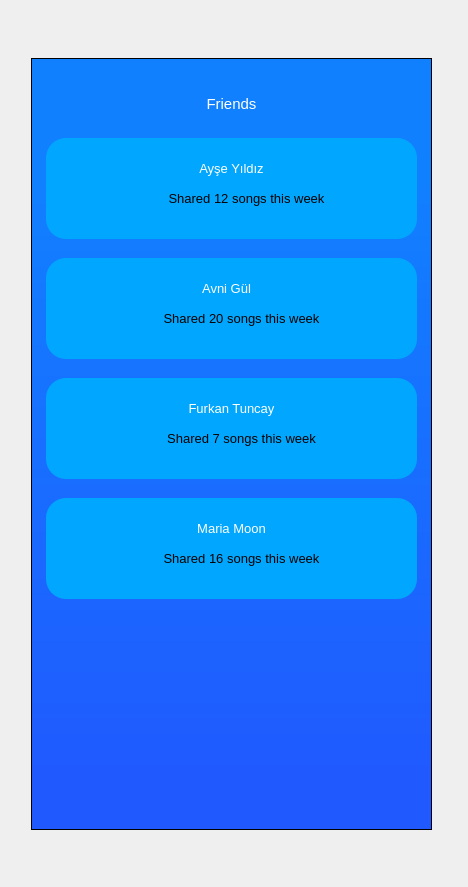
<?xml version="1.0" encoding="UTF-8"?>
<ui version="4.0">
 <class>MAIN</class>
 <widget class="QWidget" name="MAIN">
  <property name="geometry">
   <rect>
    <x>0</x>
    <y>0</y>
    <width>468</width>
    <height>887</height>
   </rect>
  </property>
  <property name="minimumSize">
   <size>
    <width>468</width>
    <height>887</height>
   </size>
  </property>
  <property name="maximumSize">
   <size>
    <width>468</width>
    <height>887</height>
   </size>
  </property>
  <property name="windowTitle">
   <string>Apollo</string>
  </property>
  <widget class="QLabel" name="label">
   <property name="geometry">
    <rect>
     <x>0</x>
     <y>0</y>
     <width>463</width>
     <height>901</height>
    </rect>
   </property>
   <property name="minimumSize">
    <size>
     <width>463</width>
     <height>901</height>
    </size>
   </property>
   <property name="maximumSize">
    <size>
     <width>463</width>
     <height>901</height>
    </size>
   </property>
   <property name="text">
    <string/>
   </property>
   <property name="pixmap">
    <pixmap>img/phone.png</pixmap>
   </property>
   <property name="scaledContents">
    <bool>true</bool>
   </property>
  </widget>
  <widget class="QFrame" name="friendsFrame">
   <property name="geometry">
    <rect>
     <x>31</x>
     <y>58</y>
     <width>401</width>
     <height>772</height>
    </rect>
   </property>
   <property name="styleSheet">
    <string notr="true">background: qlineargradient(spread:pad, x1:0, y1:1, x2:0, y2:0, stop:0.0738636 #205AFF, stop:0.840909 #1180FF);</string>
   </property>
   <property name="frameShape">
    <enum>QFrame::StyledPanel</enum>
   </property>
   <property name="frameShadow">
    <enum>QFrame::Raised</enum>
   </property>
   <widget class="QPushButton" name="friend1Slot">
    <property name="geometry">
     <rect>
      <x>15</x>
      <y>80</y>
      <width>371</width>
      <height>101</height>
     </rect>
    </property>
    <property name="styleSheet">
     <string notr="true">background-color: #01A7FF;
border:0px;
border-radius:20px;</string>
    </property>
    <property name="text">
     <string/>
    </property>
   </widget>
   <widget class="QLabel" name="friend1Avatar">
    <property name="geometry">
     <rect>
      <x>40</x>
      <y>100</y>
      <width>60</width>
      <height>60</height>
     </rect>
    </property>
    <property name="styleSheet">
     <string notr="true">background: rgb(0,0,0,0);</string>
    </property>
    <property name="text">
     <string/>
    </property>
    <property name="pixmap">
     <pixmap>img/Friend1.png</pixmap>
    </property>
    <property name="scaledContents">
     <bool>true</bool>
    </property>
   </widget>
   <widget class="QLabel" name="friend1Name">
    <property name="geometry">
     <rect>
      <x>15</x>
      <y>100</y>
      <width>371</width>
      <height>21</height>
     </rect>
    </property>
    <property name="font">
     <font>
      <pointsize>10</pointsize>
     </font>
    </property>
    <property name="styleSheet">
     <string notr="true">background: rgb(0,0,0,0);
color:white;</string>
    </property>
    <property name="text">
     <string>Ayşe Yıldız</string>
    </property>
    <property name="alignment">
     <set>Qt::AlignCenter</set>
    </property>
   </widget>
   <widget class="QLabel" name="friend1Info">
    <property name="geometry">
     <rect>
      <x>45</x>
      <y>130</y>
      <width>341</width>
      <height>21</height>
     </rect>
    </property>
    <property name="font">
     <font>
      <pointsize>10</pointsize>
     </font>
    </property>
    <property name="styleSheet">
     <string notr="true">background: rgb(0,0,0,0);
color:black;</string>
    </property>
    <property name="text">
     <string>Shared 12 songs this week</string>
    </property>
    <property name="alignment">
     <set>Qt::AlignCenter</set>
    </property>
   </widget>
   <widget class="QLabel" name="friend1Opt">
    <property name="geometry">
     <rect>
      <x>340</x>
      <y>90</y>
      <width>31</width>
      <height>30</height>
     </rect>
    </property>
    <property name="styleSheet">
     <string notr="true">background: rgb(0,0,0,0);</string>
    </property>
    <property name="text">
     <string/>
    </property>
    <property name="pixmap">
     <pixmap>img/options.png</pixmap>
    </property>
    <property name="scaledContents">
     <bool>true</bool>
    </property>
   </widget>
   <widget class="QLabel" name="friend2Opt">
    <property name="geometry">
     <rect>
      <x>335</x>
      <y>210</y>
      <width>31</width>
      <height>30</height>
     </rect>
    </property>
    <property name="styleSheet">
     <string notr="true">background: rgb(0,0,0,0);</string>
    </property>
    <property name="text">
     <string/>
    </property>
    <property name="pixmap">
     <pixmap>img/options.png</pixmap>
    </property>
    <property name="scaledContents">
     <bool>true</bool>
    </property>
   </widget>
   <widget class="QLabel" name="friend2Info">
    <property name="geometry">
     <rect>
      <x>40</x>
      <y>250</y>
      <width>341</width>
      <height>21</height>
     </rect>
    </property>
    <property name="font">
     <font>
      <pointsize>10</pointsize>
     </font>
    </property>
    <property name="styleSheet">
     <string notr="true">background: rgb(0,0,0,0);
color:black;</string>
    </property>
    <property name="text">
     <string>Shared 20 songs this week</string>
    </property>
    <property name="alignment">
     <set>Qt::AlignCenter</set>
    </property>
   </widget>
   <widget class="QLabel" name="friend2Name">
    <property name="geometry">
     <rect>
      <x>10</x>
      <y>220</y>
      <width>371</width>
      <height>21</height>
     </rect>
    </property>
    <property name="font">
     <font>
      <pointsize>10</pointsize>
     </font>
    </property>
    <property name="styleSheet">
     <string notr="true">background: rgb(0,0,0,0);
color:white;</string>
    </property>
    <property name="text">
     <string>Avni Gül</string>
    </property>
    <property name="alignment">
     <set>Qt::AlignCenter</set>
    </property>
   </widget>
   <widget class="QLabel" name="friend2Avatar">
    <property name="geometry">
     <rect>
      <x>35</x>
      <y>220</y>
      <width>60</width>
      <height>60</height>
     </rect>
    </property>
    <property name="styleSheet">
     <string notr="true">background: rgb(0,0,0,0);</string>
    </property>
    <property name="text">
     <string/>
    </property>
    <property name="pixmap">
     <pixmap>img/Friend2.png</pixmap>
    </property>
    <property name="scaledContents">
     <bool>true</bool>
    </property>
   </widget>
   <widget class="QPushButton" name="friend2Slot">
    <property name="geometry">
     <rect>
      <x>15</x>
      <y>200</y>
      <width>371</width>
      <height>101</height>
     </rect>
    </property>
    <property name="styleSheet">
     <string notr="true">background-color: #01A7FF;
border:0px;
border-radius:20px;</string>
    </property>
    <property name="text">
     <string/>
    </property>
   </widget>
   <widget class="QLabel" name="friend3Opt">
    <property name="geometry">
     <rect>
      <x>335</x>
      <y>330</y>
      <width>31</width>
      <height>30</height>
     </rect>
    </property>
    <property name="styleSheet">
     <string notr="true">background: rgb(0,0,0,0);</string>
    </property>
    <property name="text">
     <string/>
    </property>
    <property name="pixmap">
     <pixmap>img/options.png</pixmap>
    </property>
    <property name="scaledContents">
     <bool>true</bool>
    </property>
   </widget>
   <widget class="QLabel" name="friend3Info">
    <property name="geometry">
     <rect>
      <x>40</x>
      <y>370</y>
      <width>341</width>
      <height>21</height>
     </rect>
    </property>
    <property name="font">
     <font>
      <pointsize>10</pointsize>
     </font>
    </property>
    <property name="styleSheet">
     <string notr="true">background: rgb(0,0,0,0);
color:black;</string>
    </property>
    <property name="text">
     <string>Shared 7 songs this week</string>
    </property>
    <property name="alignment">
     <set>Qt::AlignCenter</set>
    </property>
   </widget>
   <widget class="QLabel" name="friend3Name">
    <property name="geometry">
     <rect>
      <x>15</x>
      <y>340</y>
      <width>371</width>
      <height>21</height>
     </rect>
    </property>
    <property name="font">
     <font>
      <pointsize>10</pointsize>
     </font>
    </property>
    <property name="styleSheet">
     <string notr="true">background: rgb(0,0,0,0);
color:white;</string>
    </property>
    <property name="text">
     <string>Furkan Tuncay</string>
    </property>
    <property name="alignment">
     <set>Qt::AlignCenter</set>
    </property>
   </widget>
   <widget class="QPushButton" name="friend3Slot">
    <property name="geometry">
     <rect>
      <x>15</x>
      <y>320</y>
      <width>371</width>
      <height>101</height>
     </rect>
    </property>
    <property name="styleSheet">
     <string notr="true">background-color: #01A7FF;
border:0px;
border-radius:20px;</string>
    </property>
    <property name="text">
     <string/>
    </property>
   </widget>
   <widget class="QLabel" name="friend3Avatar">
    <property name="geometry">
     <rect>
      <x>30</x>
      <y>340</y>
      <width>60</width>
      <height>60</height>
     </rect>
    </property>
    <property name="styleSheet">
     <string notr="true">background: rgb(0,0,0,0);</string>
    </property>
    <property name="text">
     <string/>
    </property>
    <property name="pixmap">
     <pixmap>img/friend3.png</pixmap>
    </property>
    <property name="scaledContents">
     <bool>true</bool>
    </property>
   </widget>
   <widget class="QLabel" name="friend4Avatar">
    <property name="geometry">
     <rect>
      <x>30</x>
      <y>460</y>
      <width>60</width>
      <height>60</height>
     </rect>
    </property>
    <property name="styleSheet">
     <string notr="true">background: rgb(0,0,0,0);</string>
    </property>
    <property name="text">
     <string/>
    </property>
    <property name="pixmap">
     <pixmap>img/Friend4.png</pixmap>
    </property>
    <property name="scaledContents">
     <bool>true</bool>
    </property>
   </widget>
   <widget class="QLabel" name="friend4Opt">
    <property name="geometry">
     <rect>
      <x>335</x>
      <y>450</y>
      <width>31</width>
      <height>30</height>
     </rect>
    </property>
    <property name="styleSheet">
     <string notr="true">background: rgb(0,0,0,0);</string>
    </property>
    <property name="text">
     <string/>
    </property>
    <property name="pixmap">
     <pixmap>img/options.png</pixmap>
    </property>
    <property name="scaledContents">
     <bool>true</bool>
    </property>
   </widget>
   <widget class="QLabel" name="friend4Name">
    <property name="geometry">
     <rect>
      <x>15</x>
      <y>460</y>
      <width>371</width>
      <height>21</height>
     </rect>
    </property>
    <property name="font">
     <font>
      <pointsize>10</pointsize>
     </font>
    </property>
    <property name="styleSheet">
     <string notr="true">background: rgb(0,0,0,0);
color:white;</string>
    </property>
    <property name="text">
     <string>Maria Moon</string>
    </property>
    <property name="alignment">
     <set>Qt::AlignCenter</set>
    </property>
   </widget>
   <widget class="QLabel" name="friend4Info">
    <property name="geometry">
     <rect>
      <x>40</x>
      <y>490</y>
      <width>341</width>
      <height>21</height>
     </rect>
    </property>
    <property name="font">
     <font>
      <pointsize>10</pointsize>
     </font>
    </property>
    <property name="styleSheet">
     <string notr="true">background: rgb(0,0,0,0);
color:black;</string>
    </property>
    <property name="text">
     <string>Shared 16 songs this week</string>
    </property>
    <property name="alignment">
     <set>Qt::AlignCenter</set>
    </property>
   </widget>
   <widget class="QPushButton" name="friend4Slot">
    <property name="geometry">
     <rect>
      <x>15</x>
      <y>440</y>
      <width>371</width>
      <height>101</height>
     </rect>
    </property>
    <property name="styleSheet">
     <string notr="true">background-color: #01A7FF;
border:0px;
border-radius:20px;</string>
    </property>
    <property name="text">
     <string/>
    </property>
   </widget>
   <widget class="QLabel" name="friendsTopLabel">
    <property name="geometry">
     <rect>
      <x>0</x>
      <y>30</y>
      <width>401</width>
      <height>31</height>
     </rect>
    </property>
    <property name="font">
     <font>
      <family>Yu Gothic UI</family>
      <pointsize>11</pointsize>
     </font>
    </property>
    <property name="styleSheet">
     <string notr="true">color:white;
background: rgb(0,0,0,0);</string>
    </property>
    <property name="text">
     <string>Friends</string>
    </property>
    <property name="alignment">
     <set>Qt::AlignCenter</set>
    </property>
   </widget>
   <widget class="QLabel" name="searchFriendBut">
    <property name="geometry">
     <rect>
      <x>340</x>
      <y>20</y>
      <width>40</width>
      <height>40</height>
     </rect>
    </property>
    <property name="styleSheet">
     <string notr="true">background: rgb(0,0,0,0);</string>
    </property>
    <property name="text">
     <string/>
    </property>
    <property name="pixmap">
     <pixmap>img/add-friend.png</pixmap>
    </property>
    <property name="scaledContents">
     <bool>true</bool>
    </property>
   </widget>
   <widget class="QLabel" name="friendsBackBut">
    <property name="geometry">
     <rect>
      <x>20</x>
      <y>20</y>
      <width>40</width>
      <height>40</height>
     </rect>
    </property>
    <property name="styleSheet">
     <string notr="true">background: rgb(0,0,0,0);</string>
    </property>
    <property name="text">
     <string/>
    </property>
    <property name="pixmap">
     <pixmap>img/back.png</pixmap>
    </property>
    <property name="scaledContents">
     <bool>true</bool>
    </property>
   </widget>
   <zorder>friend4Slot</zorder>
   <zorder>friend3Slot</zorder>
   <zorder>friend3Name</zorder>
   <zorder>friend3Info</zorder>
   <zorder>friend3Opt</zorder>
   <zorder>friend2Slot</zorder>
   <zorder>friend1Slot</zorder>
   <zorder>friend1Avatar</zorder>
   <zorder>friend1Name</zorder>
   <zorder>friend1Info</zorder>
   <zorder>friend1Opt</zorder>
   <zorder>friend2Opt</zorder>
   <zorder>friend2Info</zorder>
   <zorder>friend2Name</zorder>
   <zorder>friend2Avatar</zorder>
   <zorder>friend3Avatar</zorder>
   <zorder>friend4Avatar</zorder>
   <zorder>friend4Opt</zorder>
   <zorder>friend4Name</zorder>
   <zorder>friend4Info</zorder>
   <zorder>friendsTopLabel</zorder>
   <zorder>searchFriendBut</zorder>
   <zorder>friendsBackBut</zorder>
  </widget>
 </widget>
 <resources/>
 <connections/>
</ui>
